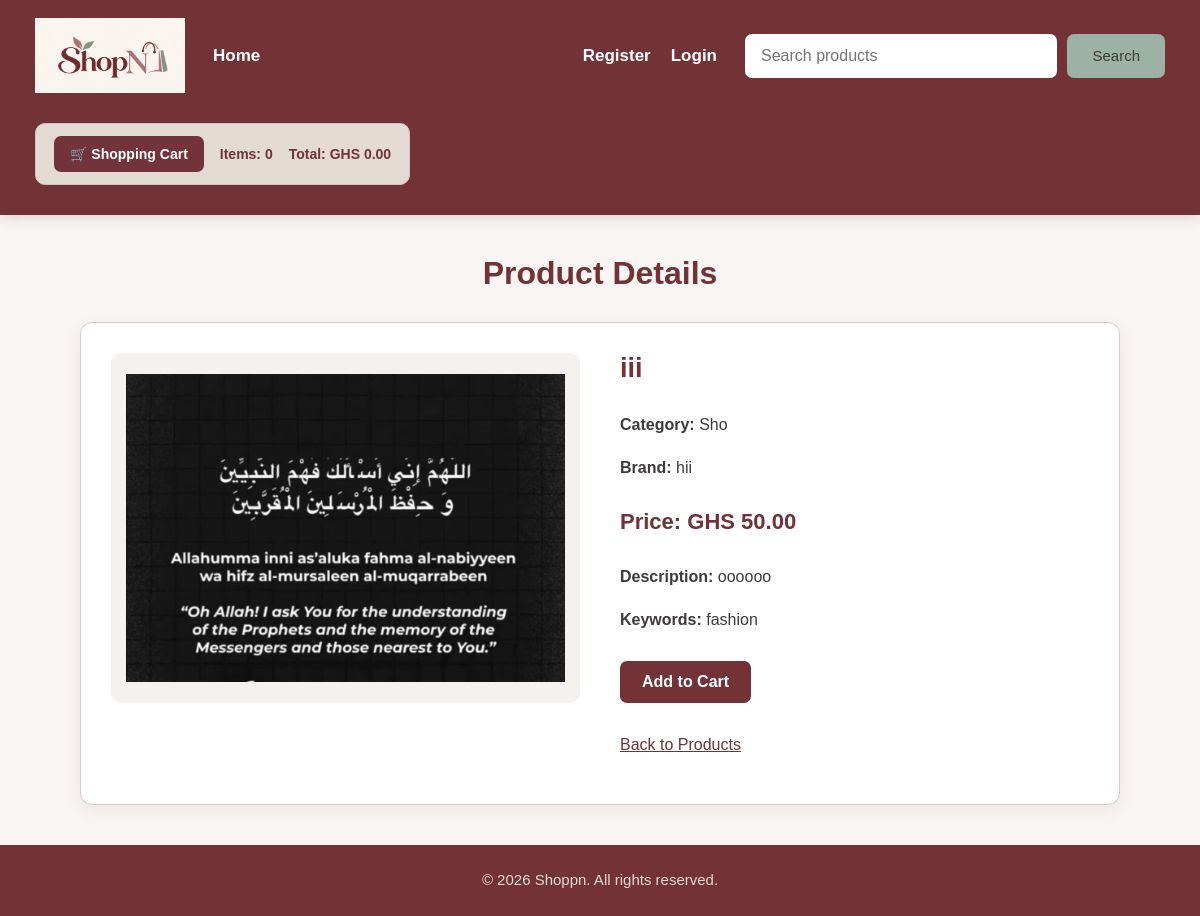
The app's page /views/single_product.php?pro_id=3 with its own data.
### tables this page shows
CREATE TABLE `products` (
  `product_id` int(11) NOT NULL,
  `product_cat` int(11) NOT NULL,
  `product_brand` int(11) NOT NULL,
  `product_title` varchar(100) NOT NULL,
  `product_price` decimal(10,2) NOT NULL,
  `product_desc` text NOT NULL,
  `product_image` varchar(255) NOT NULL,
  `product_keywords` varchar(255) NOT NULL
);

CREATE TABLE `categories` (
  `cat_id` int(11) NOT NULL,
  `cat_name` varchar(100) NOT NULL
);

CREATE TABLE `brands` (
  `brand_id` int(11) NOT NULL,
  `brand_title` varchar(100) NOT NULL
);

### core/db_class.php (called while the page is built, shortened)
<?php
class Database
{
    public function __construct()
    {
        $this->conn = new mysqli(
            DB_HOST,
            DB_USER,
            DB_PASS,
            DB_NAME
        );
    }
}

### controllers/ProductController.php (called while the page is built, shortened)
<?php
require_once __DIR__ . '/../classes/ProductClass.php';
class ProductController
{
    private $productModel;
    public function __construct()
    {
        $this->productModel = new ProductClass();
    }
    public function getProductById($id)
    {
        return $this->productModel->getProductById($id);
    }
}
?>

### classes/ProductClass.php (called while the page is built, shortened)
<?php
require_once __DIR__ . '/../core/db_class.php';
class ProductClass extends Database
{
    public function getProductById($id)
    {
        $sql = "SELECT
                    p.*,
                    c.cat_name,
                    b.brand_title
                FROM products p
                LEFT JOIN categories c
                    ON p.product_cat = c.cat_id
                LEFT JOIN brands b
                    ON p.product_brand = b.brand_id
                WHERE p.product_id = ?";
        $stmt = $this->conn->prepare($sql);
        $stmt->bind_param("i", $id);
        $stmt->execute();
        $result = $stmt->get_result();
        return $result->fetch_assoc();
    }
}
?>

### views/single_product.php (the view, shortened to what this page needs)
<?php
require_once __DIR__ . '/../controllers/ProductController.php';
$productController = new ProductController();
$productId = filter_input(INPUT_GET, 'pro_id', FILTER_VALIDATE_INT);
$product = $productController->getProductById($productId);
require_once __DIR__ . '/layout/header.php';
?>
<main class="single-product-page">
    <h2>Product Details</h2>
    <div class="single-product-container">
        <div class="single-product-image">
            <img
                src="../images/products/<?= rawurlencode(basename($product['product_image'] ?? '')) ?>"
                alt="<?= htmlspecialchars($product['product_title'], ENT_QUOTES, 'UTF-8') ?>"
            >
        </div>
        <div class="single-product-info">
            <h3>
                <?= htmlspecialchars(
                    $product['product_title'],
                    ENT_QUOTES,
                    'UTF-8'
                ) ?>
            </h3>
            <p>
                <strong>Category:</strong>
                <?= htmlspecialchars(
                    $product['cat_name'] ?? 'Not available',
                    ENT_QUOTES,
                    'UTF-8'
                ) ?>
            </p>
            <p>
                <strong>Brand:</strong>
                <?= htmlspecialchars(
                    $product['brand_title'] ?? 'Not available',
                    ENT_QUOTES,
                    'UTF-8'
                ) ?>
            </p>
            <p class="product-price">
                <strong>Price:</strong>
                GHS <?= number_format(
                    (float) $product['product_price'],
                    2,
                    '.',
                    ','
                ) ?>
            </p>
            <p>
                <strong>Description:</strong>
                <?= nl2br(htmlspecialchars(
                    $product['product_desc'] ?? '',
                    ENT_QUOTES,
                    'UTF-8'
                )) ?>
            </p>
            <p>
                <strong>Keywords:</strong>
                <?= htmlspecialchars(
                    $product['product_keywords'] ?? '',
                    ENT_QUOTES,
                    'UTF-8'
                ) ?>
            </p>
            <a
                href="../actions/add_to_cart_action.php?add_cart=<?= (int) $product['product_id'] ?>"
                class="add-to-cart-button"
            >
                Add to Cart
            </a>
            <p>
                <a href="../index.php">Back to Products</a>
            </p>
        </div>
    </div>
</main>
<?php
require_once __DIR__ . '/layout/footer.php';
?>

### css/style.css (style rules this page uses)
:root { --cream: #E3DBD3; --sage: #9CB2A5; --blue-gray: #8BA4B3; --lavender: #C8B7C9; --dusty-rose: #9D7982; --burgundy: #733236; --white: #ffffff; --dark: #3f3a3b; --light-bg: #f8f5f3; --border: #d8ccca; }
* { box-sizing: border-box; }
html { min-height: 100%; }
body { margin: 0; padding: 0; font-family: Arial, Helvetica, sans-serif; background-color: var(--light-bg); color: var(--dark); }
main { width: 100%; max-width: 850px; margin: 50px auto; padding: 0 25px; }
main h2 { width: 100%; max-width: 650px; margin: 0 auto 30px auto; color: var(--burgundy); font-size: 32px; text-align: center; }
a { color: var(--burgundy); }
main.single-product-page { width: 100%; max-width: 1100px; margin: 40px auto; padding: 0 30px; }
.single-product-page>h2 { max-width: none; }
.single-product-container { display: grid; grid-template-columns: minmax(0, 1fr) minmax(0, 1fr); gap: 40px; align-items: start; padding: 30px; background: var(--white); border: 1px solid var(--border); border-radius: 12px; box-shadow: 0 5px 18px rgba(115, 50, 54, .08); }
.single-product-image { display: flex; align-items: center; justify-content: center; min-height: 350px; padding: 15px; background: #f5f1ee; border-radius: 10px; }
.single-product-image img { display: block; width: 100%; max-height: 430px; object-fit: contain; }
.single-product-info h3 { margin-top: 0; color: var(--burgundy); font-size: 27px; }
.single-product-info p { line-height: 1.7; overflow-wrap: anywhere; }
.single-product-info .product-price { color: var(--burgundy); font-size: 22px; font-weight: bold; }
.single-product-info .add-to-cart-button { display: inline-block; margin: 12px 0; padding: 12px 22px; border-radius: 7px; background: var(--burgundy); color: var(--white); text-decoration: none; font-weight: bold; }

### records on screen
products: product_image (picture), product_title "iii", categories.cat_name "Sho", brands.brand_title "hii", product_price "50.00", product_desc "oooooo", product_keywords "fashion"

### other values on screen
$cartCount "0"
$cartTotal "0.00"
